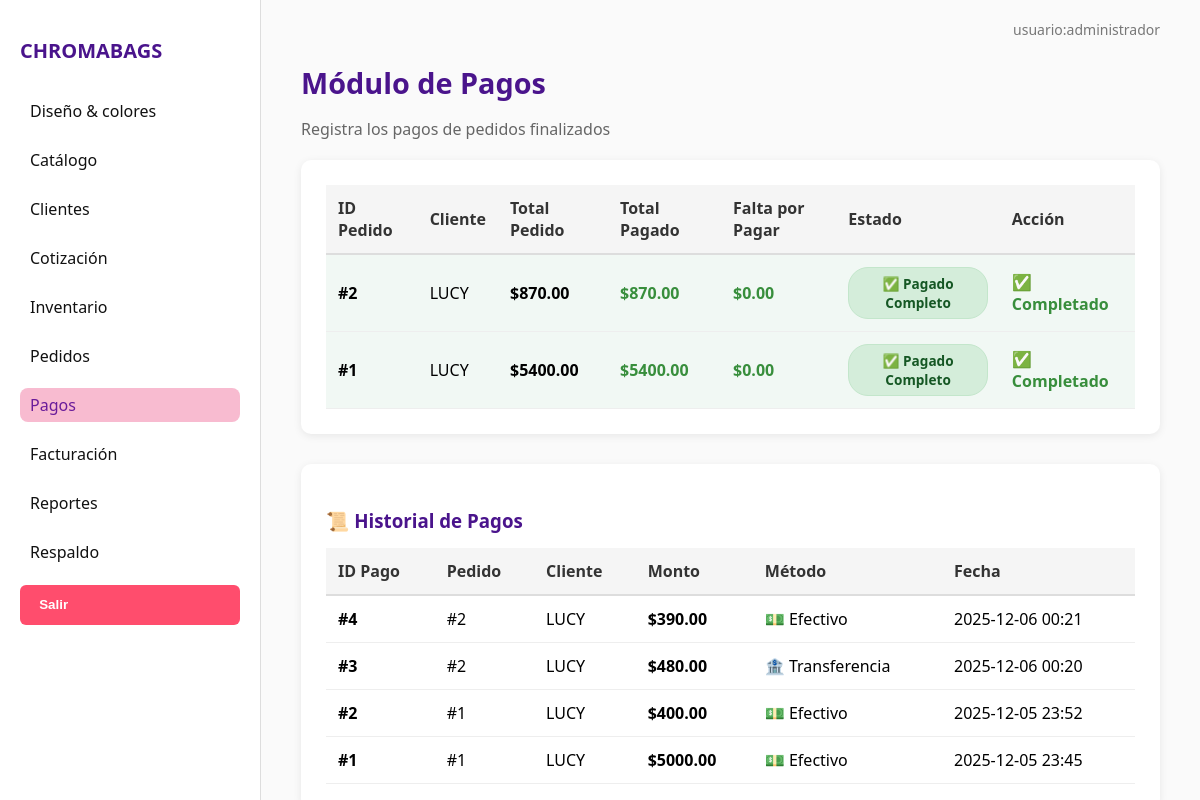
The app's page /pagos, older data.
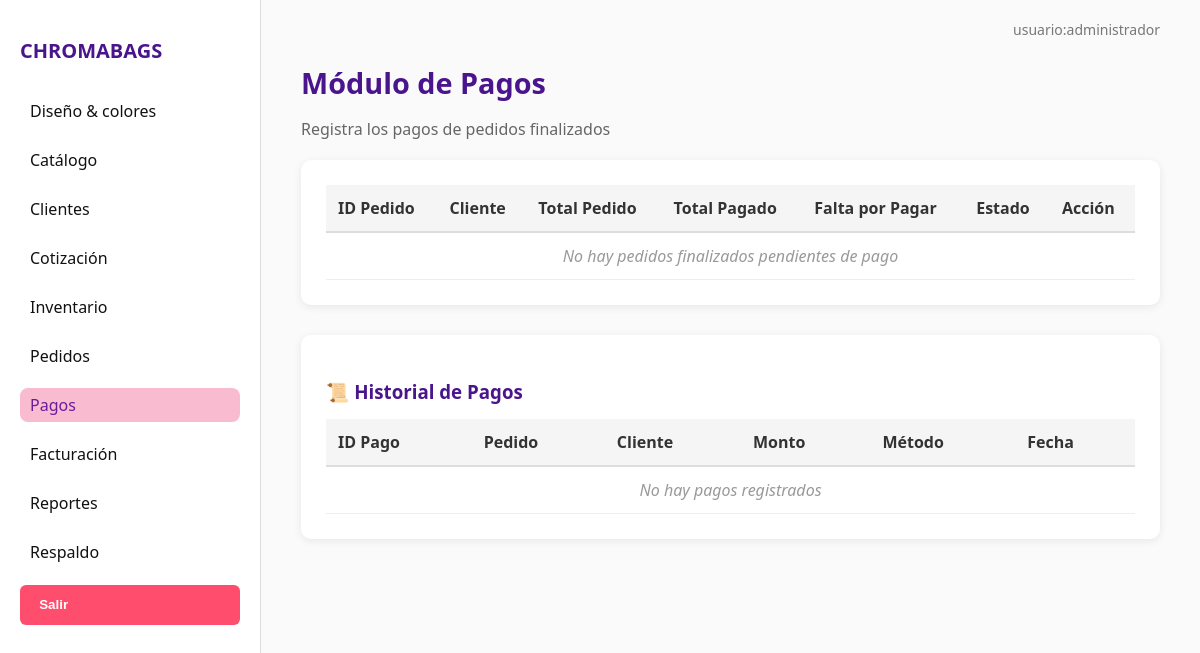
The same page, newer data.
### tables this page shows
CREATE TABLE pedidos (
    id_pedido INTEGER PRIMARY KEY AUTOINCREMENT,
    id_cliente INTEGER,
    fecha_pedido TEXT DEFAULT (datetime('now')),
    fecha_entrega TEXT,
    estado TEXT DEFAULT 'pendiente',
    total REAL,
    FOREIGN KEY (id_cliente) REFERENCES clientes(id_cliente)
);

CREATE TABLE pagos (
                id_pago INTEGER PRIMARY KEY AUTOINCREMENT,
                id_pedido INTEGER NOT NULL,
                fecha_pago TEXT DEFAULT (datetime('now','localtime')),
                monto REAL NOT NULL,
                metodo TEXT NOT NULL,
                referencia TEXT,
                observaciones TEXT,
                FOREIGN KEY (id_pedido) REFERENCES pedidos(id_pedido)
            );

CREATE TABLE clientes (
    id_cliente INTEGER PRIMARY KEY AUTOINCREMENT,
    nombre_cliente TEXT NOT NULL,
    telefono TEXT,
    correo TEXT,
    direccion TEXT,
    tipo_cliente TEXT DEFAULT 'PRIMERIZO',
    fecha_registro TEXT DEFAULT (datetime('now'))
, rfc TEXT, razon_social TEXT, uso_cfdi TEXT, regimen_fiscal TEXT, correo_facturacion TEXT);

### app.py (the view)
@app.route('/pagos')
def pagos():
    conn = get_connection()
    pagos_data = []
    historial_data = []
    if conn:
        cur = conn.cursor()
        cur.execute("""
            SELECT
                p.id_pedido,
                c.nombre_cliente,
                p.total,
                COALESCE(SUM(pg.monto), 0) as total_pagado
            FROM pedidos p
            JOIN clientes c ON p.id_cliente = c.id_cliente
            LEFT JOIN pagos pg ON p.id_pedido = pg.id_pedido
            WHERE p.estado IN ('finalizado', 'entregado')
            GROUP BY p.id_pedido, c.nombre_cliente, p.total
            ORDER BY p.fecha_pedido DESC
        """)
        rows = cur.fetchall()
        for row in rows:
            id_pedido = row[0]
            nombre_cliente = row[1]
            total = row[2]
            total_pagado = row[3]
            falta_pagar = max(0, total - total_pagado)
            if total_pagado >= total:
                estado = 'pagado'
            else:
                estado = 'pendiente'
            pagos_data.append({
                'id_pedido': id_pedido,
                'nombre_cliente': nombre_cliente,
                'total': total,
                'total_pagado': total_pagado,
                'falta_pagar': falta_pagar,
                'estado': estado
            })
        cur.execute("""
            SELECT
                pg.id_pago,
                pg.id_pedido,
                c.nombre_cliente,
                pg.monto,
                pg.metodo,
                pg.fecha_pago
            FROM pagos pg
            JOIN pedidos p ON pg.id_pedido = p.id_pedido
            JOIN clientes c ON p.id_cliente = c.id_cliente
            ORDER BY pg.fecha_pago DESC
            LIMIT 50
        """)
        rows = cur.fetchall()
        for row in rows:
            historial_data.append({
                'id_pago': row[0],
                'id_pedido': row[1],
                'nombre_cliente': row[2],
                'monto': row[3],
                'metodo': row[4],
                'fecha_pago': row[5]
            })
        cur.close()
        conn.close()
    return render_template('pagos.html', pagos=pagos_data, historial=historial_data)

### db_connection.py (called while the page is built)
def get_connection():
    try:
        db_path = os.path.join('database', 'ChromaBags.db')
        conn = sqlite3.connect(db_path)
        conn.row_factory = sqlite3.Row  # Para acceder a las columnas por nombre
        return conn
    except sqlite3.Error as e:
        print(f"Error al conectar con la base de datos: {e}")
        return None

### templates/pagos.html (shortened to what this page needs)
{% extends "base.html" %}
{% block content %}
<h2 class="dashboard-titulo">Módulo de Pagos</h2>
<p class="dashboard-sub">Registra los pagos de pedidos finalizados</p>
<div class="pago-box">
  <table>
    <thead>
      <tr>
        <th>ID Pedido</th>
        <th>Cliente</th>
        <th>Total Pedido</th>
        <th>Total Pagado</th>
        <th>Falta por Pagar</th>
        <th>Estado</th>
        <th>Acción</th>
      </tr>
    </thead>
    <tbody>
      {% for p in pagos %}
      <tr class="{% if p.estado == 'pagado' %}fila-pagada{% endif %}">
        <td><strong>#{{ p.id_pedido }}</strong></td>
        <td>{{ p.nombre_cliente }}</td>
        <td><strong>${{ "%.2f"|format(p.total) }}</strong></td>
        <td class="texto-pagado">${{ "%.2f"|format(p.total_pagado) }}</td>
        <td class="texto-faltante">
          {% if p.falta_pagar > 0 %}
            <strong style="color: #d32f2f;">${{ "%.2f"|format(p.falta_pagar) }}</strong>
          {% else %}
            <span style="color: #388e3c;">$0.00</span>
          {% endif %}
        </td>
        <td>
          {% if p.estado == 'pagado' %}
            <span class="badge-pago pagado">✅ Pagado Completo</span>
          {% else %}
            <span class="badge-pago pendiente">⏳ Pago Pendiente</span>
          {% endif %}
        </td>
        <td>
          {% if p.estado != 'pagado' %}
          <form method="POST" action="{{ url_for('registrar_pago', id_pedido=p.id_pedido) }}" style="display: flex; gap: 8px; align-items: center;">
            <select name="metodo" required>
              <option value="" disabled selected>Método</option>
              <option value="efectivo">💵 Efectivo</option>
              <option value="transferencia">🏦 Transferencia</option>
              <option value="tarjeta">💳 Tarjeta</option>
            </select>
            <input type="number" step="0.01" name="monto" placeholder="Monto $" min="0.01" max="{{ p.falta_pagar }}" required>
            <button class="btn-pago" type="submit">💰 Registrar Pago</button>
          </form>
          {% else %}
            <span style="color: #388e3c; font-weight: 600;">✅ Completado</span>
          {% endif %}
        </td>
      </tr>
      {% else %}
      <tr>
        <td colspan="7" class="sin-datos">No hay pedidos finalizados pendientes de pago</td>
      </tr>
      {% endfor %}
    </tbody>
  </table>
</div>
<div class="pago-box" style="margin-top: 30px;">
  <h3 style="color: #4a148c; margin-bottom: 15px;">📜 Historial de Pagos</h3>
  <table>
    <thead>
      <tr>
        <th>ID Pago</th>
        <th>Pedido</th>
        <th>Cliente</th>
        <th>Monto</th>
        <th>Método</th>
        <th>Fecha</th>
      </tr>
    </thead>
    <tbody>
      {% for h in historial %}
      <tr>
        <td><strong>#{{ h.id_pago }}</strong></td>
        <td>#{{ h.id_pedido }}</td>
        <td>{{ h.nombre_cliente }}</td>
        <td><strong>${{ "%.2f"|format(h.monto) }}</strong></td>
        <td>
          {% if h.metodo == 'efectivo' %}💵 Efectivo
          {% elif h.metodo == 'transferencia' %}🏦 Transferencia
          {% elif h.metodo == 'tarjeta' %}💳 Tarjeta
          {% else %}{{ h.metodo }}{% endif %}
        </td>
        <td>{{ h.fecha_pago[:16] if h.fecha_pago else 'N/A' }}</td>
      </tr>
      {% else %}
      <tr>
        <td colspan="6" class="sin-datos">No hay pagos registrados</td>
      </tr>
      {% endfor %}
    </tbody>
  </table>
</div>
{% endblock %}

Row changes from the older to the newer data that the page shows:
removed pedidos: id_pedido "2", nombre_cliente "LUCY", total "870.00", total_pagado "870.00"
removed pedidos: id_pedido "1", nombre_cliente "LUCY", total "5400.00", total_pagado "5400.00"
removed pagos: id_pago "4", id_pedido "2", nombre_cliente "LUCY", monto "390.00", metodo "💵 Efectivo", fecha_pago "2025-12-06 00:21"
removed pagos: id_pago "3", id_pedido "2", nombre_cliente "LUCY", monto "480.00", metodo "🏦 Transferencia", fecha_pago "2025-12-06 00:20"
removed pagos: id_pago "2", id_pedido "1", nombre_cliente "LUCY", monto "400.00", metodo "💵 Efectivo", fecha_pago "2025-12-05 23:52"
removed pagos: id_pago "1", id_pedido "1", nombre_cliente "LUCY", monto "5000.00", metodo "💵 Efectivo", fecha_pago "2025-12-05 23:45"
Text that changed along with them:
text now shown: "No hay pedidos finalizados pendientes de pago No hay pagos registrados"
